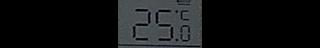
#> input picture onnx_output/a.jpg, 320 x 48 px
$ python -i x.py   (imports and definitions only)
#> lines starting #> are read from the running program, lines starting #| are printed output that depends on the picture; after the words box and inside, x2 and y2 are one past the last pixel; in counts of white or black regions, pixels touching at a corner belong together
import os
import sys
import time  # Added for precision profiling
import cv2
import numpy as np
from ksnn.api import KSNN

BASE_DIR = os.path.dirname(os.path.abspath(__file__))
DEBUG_DIR = os.path.join(BASE_DIR, "debug")
RESULTS_DIR = os.path.join(BASE_DIR, "results")

# --- Pre-Processing Tunable Parameters ---
ADAPTIVE_BLOCK_SIZE     = 51
ADAPTIVE_C              = 5
MIN_COMPONENT_AREA      = 20

# --- 1. Load the Dictionary ---
# [2 lines not run here, left out]

# [1 line that did not run here, left out]
# [1 line that did not run here, left out]

# --- 2. Initialize the VIM4 NPU ---
# [1 line not run here, left out]
# [1 line that did not run here, left out]
# [4 lines not run here, left out]


def clean_and_format_image(image_path: str, save_debug_img: bool = True) -> np.ndarray:
    """Applies preprocessing steps and formats the result as a raw FLOAT32 CHW tensor."""
#> called with image_path = 'a.jpg', save_debug_img = True
    img = cv2.imread(image_path, cv2.IMREAD_GRAYSCALE)
#> img: shape (48, 320); min 0, max 118, mean 18.9
    if img is None:
        raise FileNotFoundError(f"Cannot load image: '{image_path}'")

    denoised = cv2.bilateralFilter(img, d=9, sigmaColor=50, sigmaSpace=50)
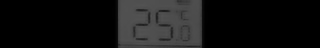
#> denoised: shape (48, 320); min 0, max 83, mean 19.1

    binary = cv2.adaptiveThreshold(
        denoised, 255,
        cv2.ADAPTIVE_THRESH_GAUSSIAN_C,
        cv2.THRESH_BINARY_INV,
        ADAPTIVE_BLOCK_SIZE, ADAPTIVE_C
    )
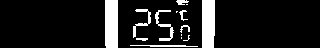
#> binary: shape (48, 320); 11.8% white; 14 white regions (5 under 20 px), largest, box (x1, y1, x2, y2) and area: (105, 0, 118, 48) 622, (202, 0, 215, 48) 612, (155, 10, 174, 41) 168

    kernel = cv2.getStructuringElement(cv2.MORPH_RECT, (3, 3))
    binary = cv2.morphologyEx(binary, cv2.MORPH_CLOSE, kernel)
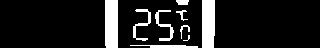
#> binary: shape (48, 320); 12.3% white; 9 white regions (1 under 20 px), largest, box (x1, y1, x2, y2) and area: (105, 0, 118, 48) 622, (202, 0, 215, 48) 612, (155, 10, 174, 41) 176

    num_labels, labels, stats, _ = cv2.connectedComponentsWithStats(binary, connectivity=8)
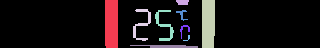
#> labels: shape (48, 320) int32; 10 distinct labels, from 0 to 9; one colour per label, 0 black
#> num_labels = 10; stats = [[0, 0, 320, 48, 13469], [105, 0, 13, 48, 622], [176, 0, 13, 5, 57], [202, 0, 13, 48, 612], [133, 9, 18, 32, 173], [155, 10, 19, 31, 176], [176, 10, 12, 11, 44], [180, 25, 10, 14, 41], [183, 35, 7, 6, 14], [130, 45, 68, 3, 152]]
    clean_mask = np.zeros_like(binary)
    for i in range(1, num_labels):
        if stats[i, cv2.CC_STAT_AREA] > MIN_COMPONENT_AREA:
            clean_mask[labels == i] = 255

    h, w = clean_mask.shape
#> h = 48; w = 320
    output_bgr = np.zeros((h, w, 3), dtype=np.uint8)

    glow = cv2.GaussianBlur(clean_mask, (15, 15), 0)
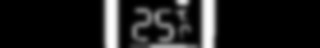
#> glow: shape (48, 320); min 0, max 253, mean 31
    output_bgr[:, :, 2] = glow
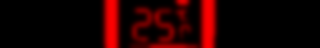
#> output_bgr: shape (48, 320, 3); mean of channels 0, 1, 2 0, 0, 31; drawn as B, G, R
    output_bgr[clean_mask > 0] = [50, 50, 255]
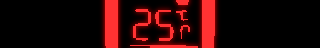
#> output_bgr: shape (48, 320, 3); 12.22% of pixels changed, all inside (x1, y1, x2, y2) = (105, 0, 215, 48); drawn as B, G, R

    final_img_bgr = cv2.resize(output_bgr, (320, 48))

    if save_debug_img:
        cv2.imwrite(os.path.join(DEBUG_DIR, "processed_input_320x48.jpg"), final_img_bgr)

    output_rgb = cv2.cvtColor(final_img_bgr, cv2.COLOR_BGR2RGB)
    final_img_tensor = output_rgb.astype(np.float32)
    final_img_tensor = final_img_tensor.transpose(2, 0, 1)

    return final_img_tensor


def load_preprocessed_image(image_path: str, save_debug_img: bool = True) -> np.ndarray:
    """Loads an already-preprocessed 320x48 RGB/BGR image and formats it as RAW CHW tensor."""
    img = cv2.imread(image_path, cv2.IMREAD_COLOR)
    if img is None:
        raise FileNotFoundError(f"Cannot load image: '{image_path}'")

    if img.shape[1] != 320 or img.shape[0] != 48:
        img = cv2.resize(img, (320, 48))

    if save_debug_img:
        cv2.imwrite(os.path.join(DEBUG_DIR, "processed_input_320x48.jpg"), img)

    output_rgb = cv2.cvtColor(img, cv2.COLOR_BGR2RGB)
    final_img_tensor = output_rgb.astype(np.float32)
    final_img_tensor = final_img_tensor.transpose(2, 0, 1)

    return final_img_tensor


# --- 3. Execute Pipeline with Timing Profiles ---
# [74 lines not run here, left out]

>>> result = clean_and_format_image('a.jpg')
